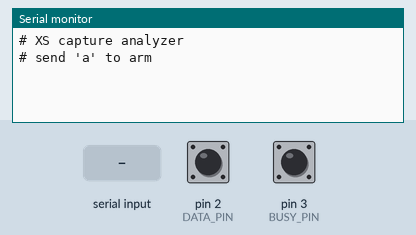
A sketch run on a simulated Arduino Uno, built with avr-gcc and run on an emulated ATmega328P. On the bench: the last lines printed to the serial monitor. The inputs (shaded band) are chosen by the test bench; at power-on: pin 2 (DATA_PIN) HIGH, pin 3 (BUSY_PIN) HIGH.

Above: at 1.7 s.
1.8 s: "a" received over Serial
At 2.2 s:
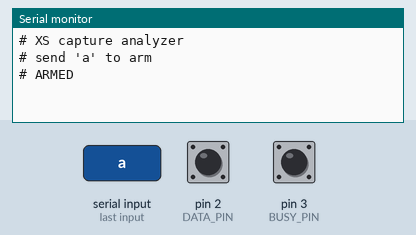
3.3 s: "d" received over Serial
At 4.6 s:
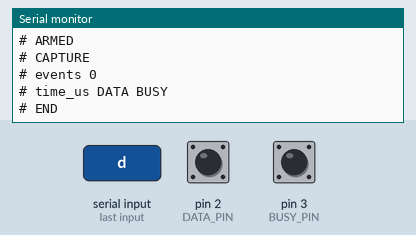

The sketch:

xs-sniffer.ino
```cpp
#include <Arduino.h>

constexpr uint8_t DATA_PIN = 2;
constexpr uint8_t BUSY_PIN = 3;

// Сохраняем абсолютное время первого события,
// дальше — интервалы между событиями.
struct Event {
  uint16_t dt;
  uint8_t state;       // bit0 DATA, bit1 BUSY
};

constexpr uint16_t MAX_EVENTS = 400;

volatile Event events[MAX_EVENTS];
volatile uint16_t eventCount = 0;
volatile uint32_t lastTime = 0;
volatile uint32_t firstTime = 0;
volatile bool capturing = false;
volatile bool finished = false;

inline uint8_t readState() {
  uint8_t s = 0;
  if (digitalRead(DATA_PIN)) s |= 1;
  if (digitalRead(BUSY_PIN)) s |= 2;
  return s;
}

void captureISR() {
  if (!capturing)
    return;

  uint32_t now = micros();

  if (eventCount == 0) {
    firstTime = now;
    lastTime = now;
  }

  if (eventCount >= MAX_EVENTS) {
    capturing = false;
    finished = true;
    return;
  }

  uint32_t delta = now - lastTime;

  // 65535 us is plenty for individual edges.
  if (delta > 65535)
    delta = 65535;

  events[eventCount].dt = (uint16_t)delta;
  events[eventCount].state = readState();

  eventCount++;
  lastTime = now;
}

void armCapture() {
  noInterrupts();

  eventCount = 0;
  firstTime = 0;
  lastTime = 0;
  finished = false;
  capturing = true;

  interrupts();

  Serial.println(F("# ARMED"));
}

void dumpCapture() {
  Serial.println(F("# CAPTURE"));
  Serial.print(F("# events "));
  Serial.println(eventCount);
  Serial.println(F("# time_us DATA BUSY"));

  uint32_t t = firstTime;

  for (uint16_t i = 0; i < eventCount; i++) {
    if (i != 0)
      t += events[i].dt;

    Serial.print(t);
    Serial.print(' ');
    Serial.print((events[i].state & 1) ? 1 : 0);
    Serial.print(' ');
    Serial.println((events[i].state & 2) ? 1 : 0);
  }

  Serial.println(F("# END"));
}

void setup() {
  // ONLY for our bench test.
  // These become INPUT before connecting to Kenwood.
  pinMode(DATA_PIN, INPUT_PULLUP);
  pinMode(BUSY_PIN, INPUT_PULLUP);

  Serial.begin(115200);

  attachInterrupt(digitalPinToInterrupt(DATA_PIN), captureISR, CHANGE);
  attachInterrupt(digitalPinToInterrupt(BUSY_PIN), captureISR, CHANGE);

  delay(500);

  Serial.println(F("# XS capture analyzer"));
  Serial.println(F("# send 'a' to arm"));
}

void loop() {
  if (Serial.available()) {
    char c = Serial.read();

    if (c == 'a' || c == 'A')
      armCapture();

    if (c == 'd' || c == 'D') {
      noInterrupts();
      capturing = false;
      interrupts();

      dumpCapture();
    }
  }

  if (finished) {
    noInterrupts();
    finished = false;
    interrupts();

    dumpCapture();
  }
}
```

Measured:
- after the input at 1.8 s, the serial monitor: prints a new line at once (image 1)
- after the input at 3.3 s, the serial monitor: prints a new line at once (image 2)
